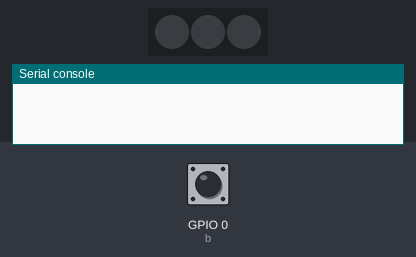
A program run on a simulated ESP8266 board running MicroPython. Parts: 3 RGB LEDs in strip order, left to right, the last lines printed to the serial console. The test bench sets the inputs (shaded band); at power-on: GPIO 0 (b) HIGH. Dim RGB values are drawn brighter than linear.

Above: at 1.2 s.
1.3 s: GPIO 0 (b) pulled LOW for 0.15 s
At 2.7 s:
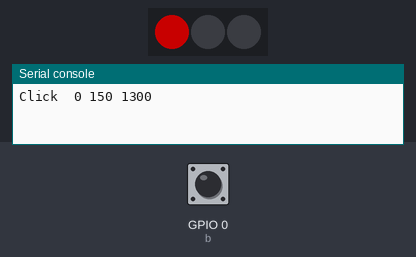
4.4 s: GPIO 0 (b) pulled LOW for 1 s
At 6.7 s:
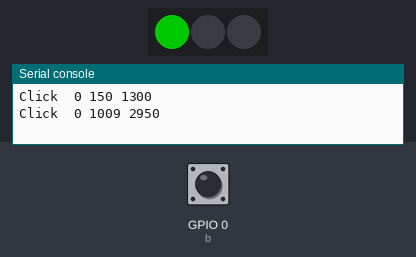
8.4 s: GPIO 0 (b) pulled LOW for 3.2 s
At 12.9 s:
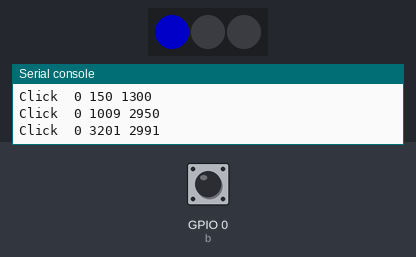
14.6 s: GPIO 0 (b) pulsed LOW 5 times (0.12 s each, 0.3 s apart)
At 16.0 s:
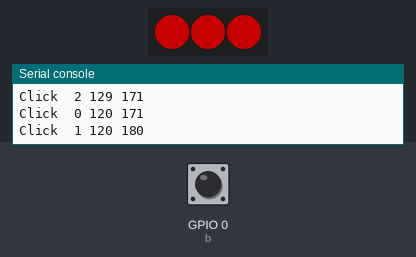
Timing chart, 0 to 18.9 s (numbered marks = the images above; inputs shaded):
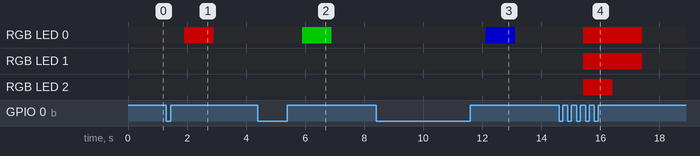

Measured:
- after the input at 1.3 s, RGB LED 0: off → RGB(100, 0, 0) after 0.60 s, → off 1.0 s later
- after the input at 4.4 s, RGB LED 0: off → RGB(0, 100, 0) after 1.5 s, → off 1.0 s later
- after the input at 8.4 s, RGB LED 0: off → RGB(0, 0, 100) after 3.7 s, → off 1.0 s later
- after the input at 14.6 s, RGB LED 0, RGB LED 1: off → RGB(100, 0, 0) after 0.82 s, → off 2.0 s later; RGB LED 2: off → RGB(100, 0, 0) after 0.82 s, → off 1.0 s later

The program:

main.py
```python
import micropython
from machine import Pin
from neopixel import NeoPixel
from button import Button
import time

micropython.alloc_emergency_exception_buf(100)
b = Button(0, max_clicks=3)
np = NeoPixel(Pin(15, Pin.OUT), 3)


def fill_np(pixel, clicks):
    for i, x in enumerate(clicks):
        if x == -1:
            color = (0, 0, 0)
        elif x < 300:
            color = (100, 0, 0)
        elif x > 1500:
            color = (0, 0, 100)
        else:
            color = (0, 100, 0)
        pixel[i] = color
    pixel.write()


while True:
    if b.ready():
        fill_np(np, b.clicks)
        time.sleep(1.0)
        np.fill((0, 0, 0))
        np.write()
    else:
        time.sleep(0.1)
```

button.py
```python
from machine import Pin, Timer
from time import ticks_ms, ticks_diff


class Button:
    IDLE = const(0)
    PRESS_WAIT = const(1)
    RELEASE_WAIT = const(2)
    RELEASE = const(3)

    COOLOFF = const(101)

    DEBOUNCE_TIME = const(10)
    COOLOFF_TIME = const(30)
    MULTICLICK_DELTA = const(450)

    def __init__(self, pin_number, max_clicks=3):
        self.timer = Timer(-1)
        self.pin = Pin(pin_number, Pin.IN, Pin.PULL_UP)
        self.state = self.IDLE
        self.last_event = 0
        self.last_click = 0
        # create bound version of debounce to avoid heap
        # allocation in IRQ handler
        self._debounce_callback = self.debounce
        self._click = 0
        self._clicks = [-1] * max_clicks
        self._max_clicks = max_clicks
        # setup irq as last init action
        self.pin.irq(handler=self.push, trigger=Pin.IRQ_FALLING)

    def push(self, _):
        if self.state != self.IDLE:
            return  # ignore fast repeated presses
        self._debounce_callback(self.timer)

    def ready(self):
        if self.state != self.IDLE:
            return False  # middle of release procedures
        if self._click == 0:
            return False  # no clicks present
        if self._click == self._max_clicks:
            return True  # allow to read max_clicks events w/o multiclick delay
        if ticks_diff(ticks_ms(), self.last_click) < self.MULTICLICK_DELTA:
            return False  # still waiting for multiclick
        return True

    @property
    def clicks(self):
        c = self._clicks.copy()
        self.reset_clicks()
        return c

    def register_click(self):
        if self._click == len(self._clicks):
            self.reset_clicks()
        now = ticks_ms()
        click_duration = ticks_diff(now, self.last_event)
        delta_form_last_release = ticks_diff(now, self.last_click) - click_duration
        if delta_form_last_release > self.MULTICLICK_DELTA:
            self.reset_clicks()

        self.last_click = now
        print("Click ", self._click, click_duration, delta_form_last_release)
        self._clicks[self._click] = click_duration
        self._click += 1

    def reset_clicks(self):
        self._click = 0
        for i in range(self._max_clicks):
            self._clicks[i] = -1

    def debounce(self, timer):
        state = self.state
        if state == self.IDLE:
            self.last_event = ticks_ms()
            self.state = self.PRESS_WAIT
            return self.schedule_debounce(timer, self.DEBOUNCE_TIME)
        if state == self.COOLOFF:
            self.state = self.IDLE
            return
        if state == self.PRESS_WAIT:
            self.state = self.COOLOFF if self.pin.value() else self.RELEASE_WAIT
            return self.schedule_debounce(timer, self.DEBOUNCE_TIME)
        if state == self.RELEASE_WAIT:
            if self.pin.value() == 0:
                return self.schedule_debounce(timer, self.DEBOUNCE_TIME)
            self.register_click()
            self.last_event = ticks_ms()
            self.state = self.COOLOFF
            self.schedule_debounce(timer, self.COOLOFF_TIME)

    def schedule_debounce(self, timer, period):
        timer.init(
            period=period,
            mode=Timer.ONE_SHOT,
            callback=self._debounce_callback
        )
```
